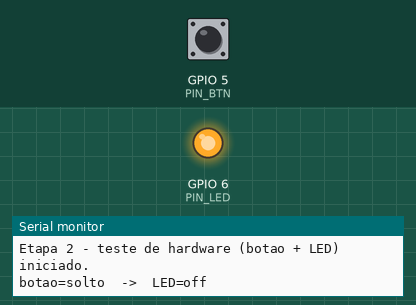
Simulated run of this sketch. Board: ESP32-S3. Parts: output pins drawn as LEDs (lit = HIGH), the last lines printed to the serial monitor. The inputs (shaded band) are chosen by the test bench; at power-on: GPIO 5 (PIN_BTN) HIGH.

Above: at 1.2 s.
1.3 s: GPIO 5 (PIN_BTN) pulled LOW for 0.15 s
At 1.38 s:
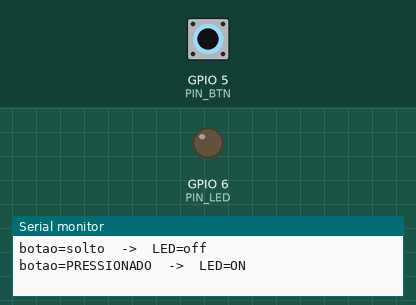
2.9 s: GPIO 5 (PIN_BTN) pulled LOW for 3.2 s
At 7.0 s:
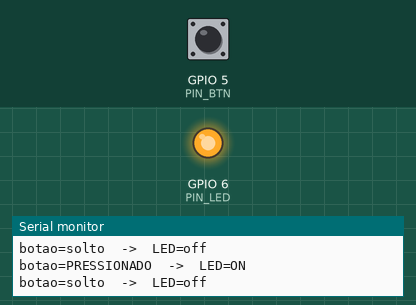
Timing chart, 0 to 8.5 s (numbered marks = the images above; inputs shaded):
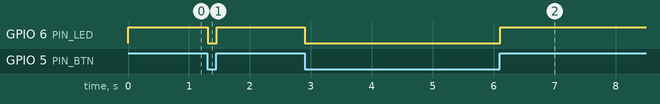

The sketch:

teste-hardware.ino
```cpp
const int PIN_BTN = 5;
const int PIN_LED = 6;

void setup() {
  Serial.begin(115200);

  pinMode(PIN_BTN, INPUT_PULLUP);
  pinMode(PIN_LED, OUTPUT);
  digitalWrite(PIN_LED, LOW);

  Serial.println("Etapa 2 - teste de hardware (botao + LED) iniciado.");
}

void loop() {
  bool pressionado = (digitalRead(PIN_BTN) == LOW);

  digitalWrite(PIN_LED, pressionado ? LOW : HIGH);

  static bool anterior = false;
  static bool primeira = true;
  if (primeira || pressionado != anterior) {
    primeira = false;
    anterior = pressionado;
    Serial.printf("botao=%s  ->  LED=%s\n",
                  pressionado ? "PRESSIONADO" : "solto",
                  pressionado ? "ON" : "off");
  }

  delay(10);
}
```

Measured:
- after the input at 1.3 s, GPIO 6 (PIN_LED): HIGH → LOW at once, → HIGH 0.15 s later
- after the input at 2.9 s, GPIO 6 (PIN_LED): HIGH → LOW at once, → HIGH 3.2 s later
